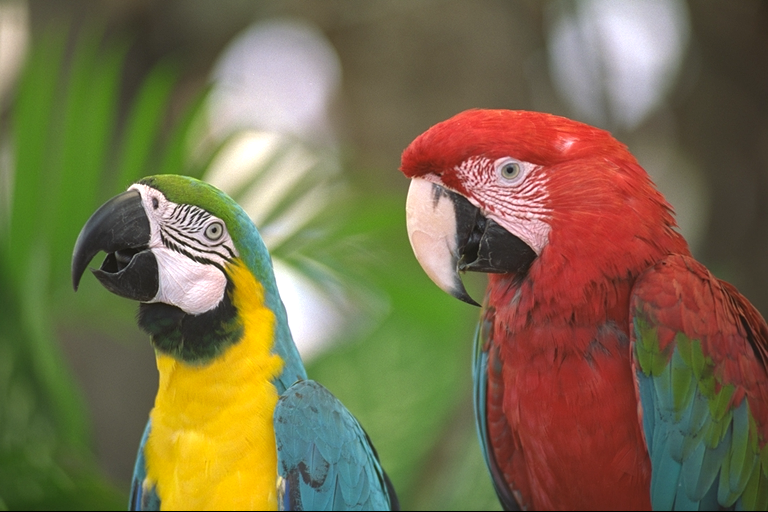
%> input picture image1.png, 768 x 512 px
$ octave lab3_tests.m   (GNU Octave 9; MATLAB toolbox functions it lacks are replaced by stand-ins)
%> lines starting %> are read from the running program, lines starting %| are printed output that depends on the picture
org_img = im2double(imread("image1.png"));

imgR = org_img(:,:,1);
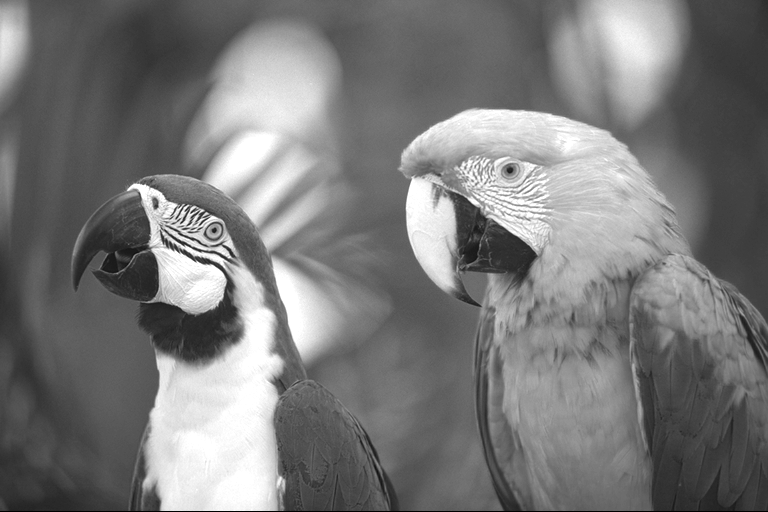
%> imgR: size 512x768 double; min 0, max 1, mean 0.477
imgG = org_img(:,:,2);
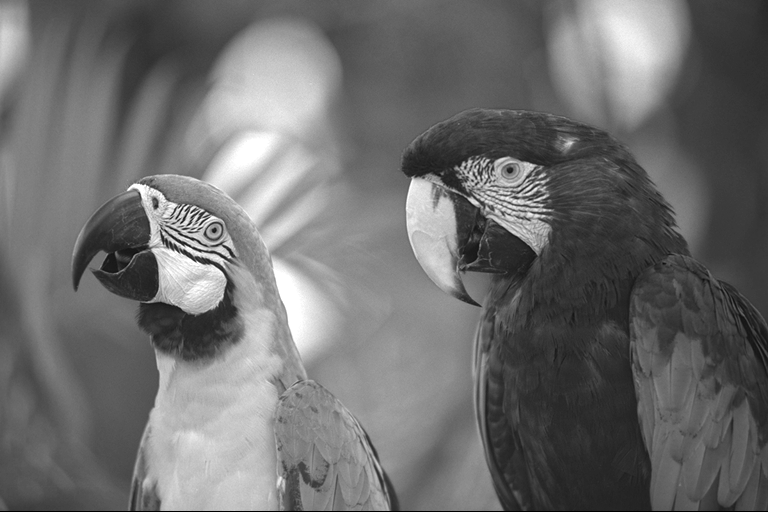
%> imgG: size 512x768 double; min 0, max 1, mean 0.43
imgB = org_img(:,:,3);
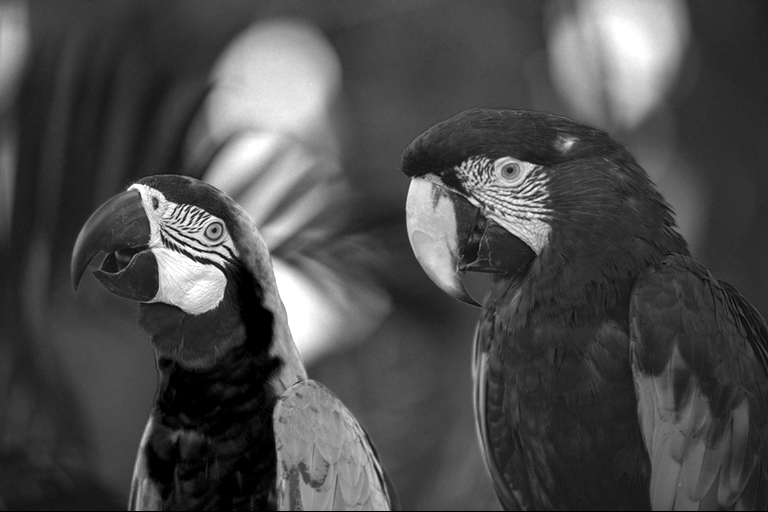
%> imgB: size 512x768 double; min 0, max 1, mean 0.297
imgSC = size(imgR, 2);
%> imgSC = 768
imgSR = size(imgR, 1);
%> imgSR = 512

imgYCrCb = rgb2ycbcr(org_img);
%> imgYCrCb: size 512x768x3 double; mean of channels 1, 2, 3 0.431, 0.437, 0.532

Y = imgYCrCb(:,:,1);
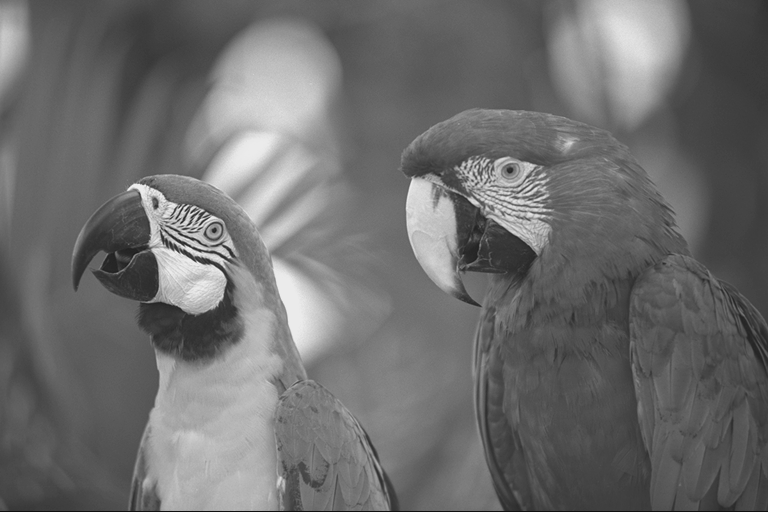
%> Y: size 512x768 double; min 0.0627, max 0.922, mean 0.431
Cb = imgYCrCb(:,:,2);
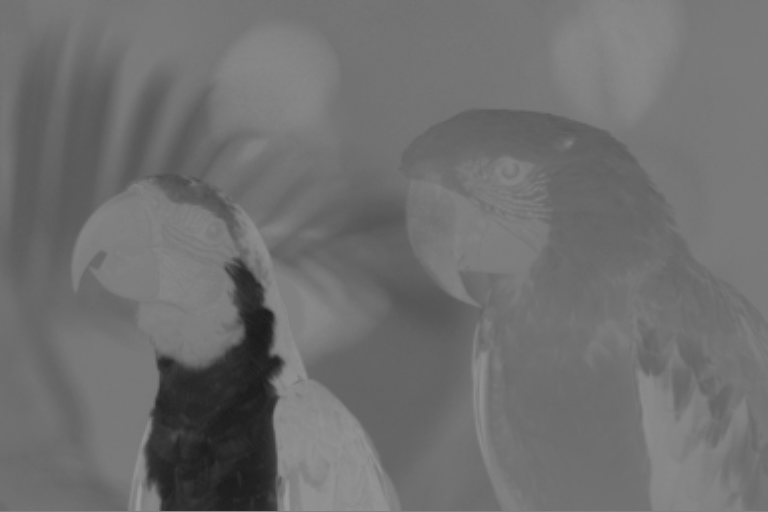
%> Cb: size 512x768 double; min 0.102, max 0.619, mean 0.437
Cr = imgYCrCb(:,:,3);
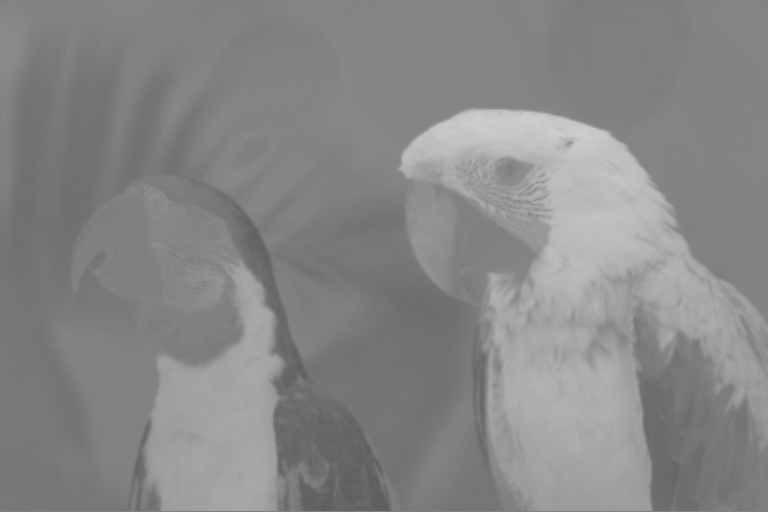
%> Cr: size 512x768 double; min 0.363, max 0.806, mean 0.532

dctBlock = [8 8];

%> (the run ends here)

$ run again, with image3.png copied over image1.png
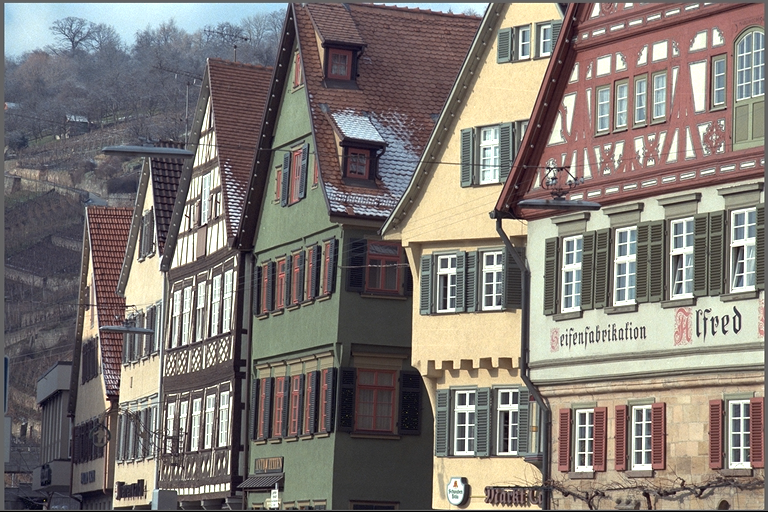
%> input picture image3.png, 768 x 512 px
%> imgYCrCb: size 512x768x3 double; mean of channels 1, 2, 3 0.476, 0.489, 0.515
%> `Y = imgYCrCb(:,:,1);`:
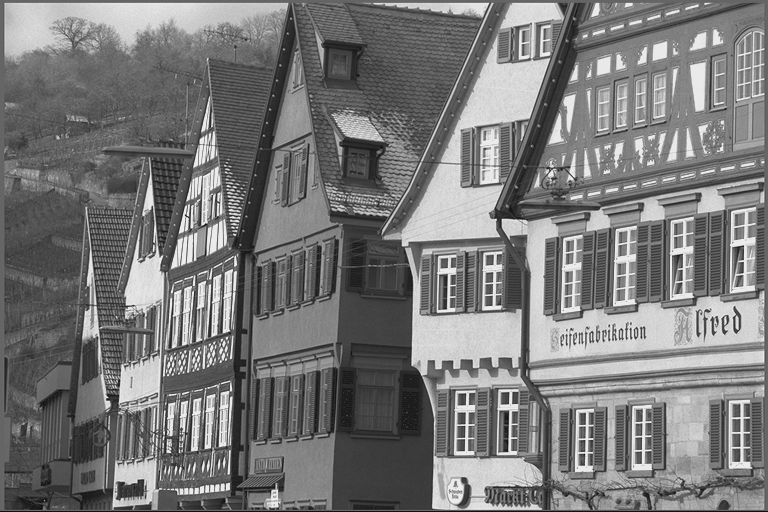
%> Y: size 512x768 double; min 0.0627, max 0.922, mean 0.476
%> `Cr = imgYCrCb(:,:,3);`:
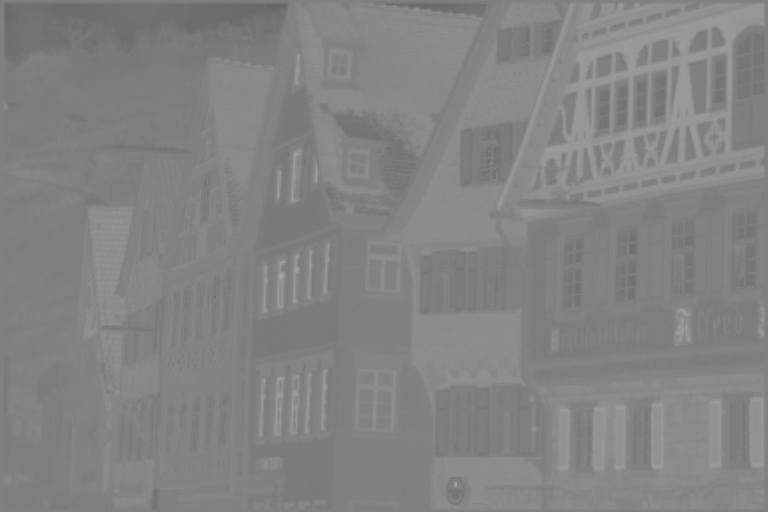
%> Cr: size 512x768 double; min 0.4, max 0.659, mean 0.515

$ run again, with image4.png copied over image1.png
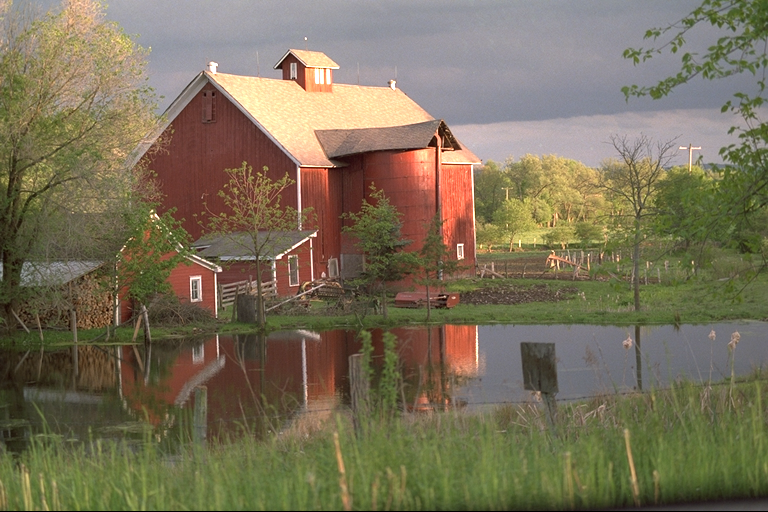
%> input picture image4.png, 768 x 512 px
%> imgYCrCb: size 512x768x3 double; mean of channels 1, 2, 3 0.442, 0.456, 0.525
%> `Y = imgYCrCb(:,:,1);`:
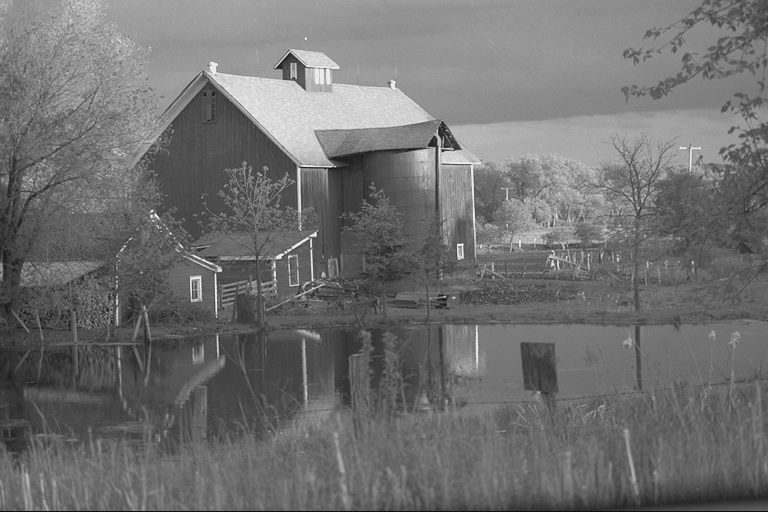
%> Y: size 512x768 double; min 0.0627, max 0.922, mean 0.442
%> `Cr = imgYCrCb(:,:,3);`:
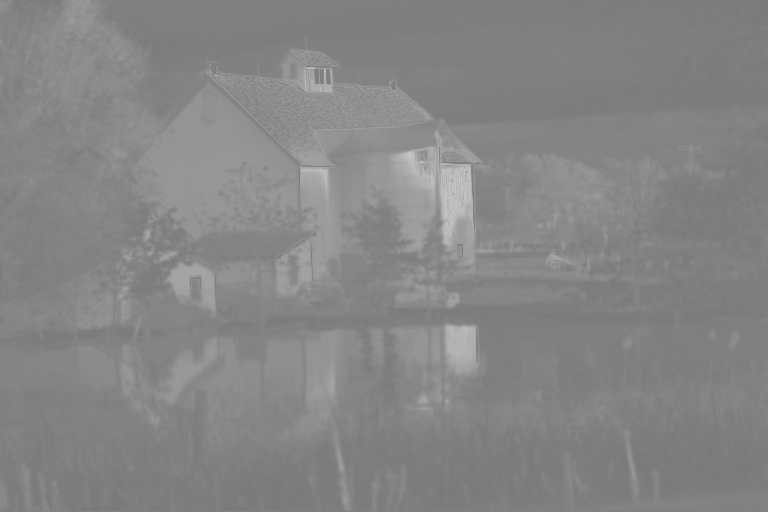
%> Cr: size 512x768 double; min 0.474, max 0.788, mean 0.525
